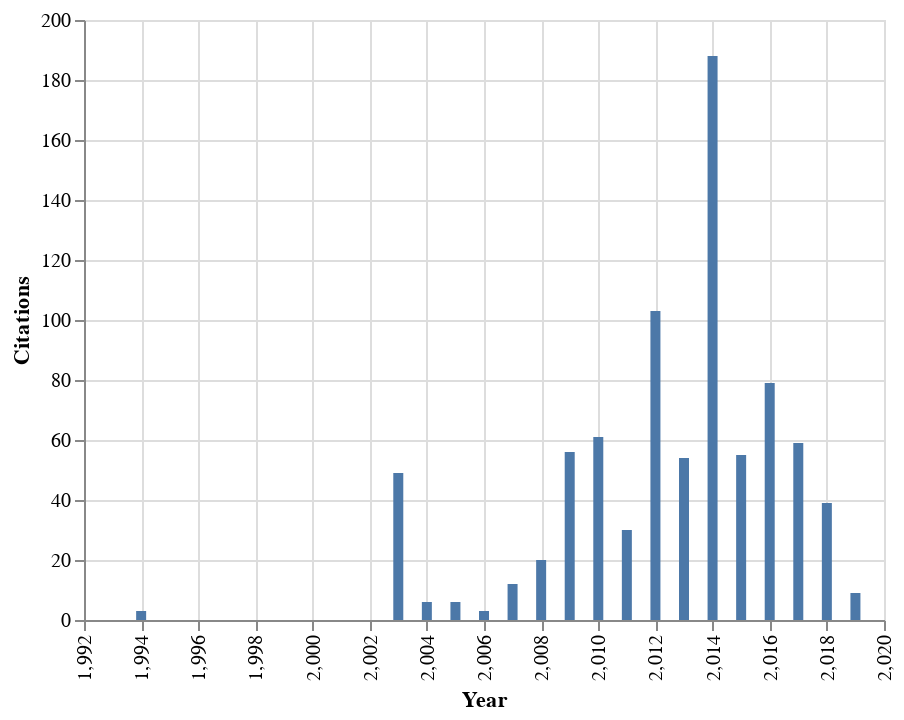

The code cell stored with this chart in its notebook:
### Code cell
citationsByYear(records, plot=True)

### Figure 1 — Vega-Lite specification as saved in the notebook (floating-point values rounded to 4 significant figures)
{"$schema": "https://vega.github.io/schema/vega-lite/v3.4.0.json", "config": {"mark": {"tooltip": null}, "view": {"height": 300, "width": 400}}, "data": {"name": "data-2e018ea9277a4b04b4be1a16aa416d7d"}, "datasets": {"data-2e018ea9277a4b04b4be1a16aa416d7d": [{"Citations": 3, "Year": 1994}, {"Citations": 0, "Year": 1995}, {"Citations": 0, "Year": 1996}, {"Citations": 0, "Year": 1997}, {"Citations": 0, "Year": 1998}, {"Citations": 0, "Year": 1999}, {"Citations": 0, "Year": 2000}, {"Citations": 0, "Year": 2001}, {"Citations": 0, "Year": 2002}, {"Citations": 49, "Year": 2003}, {"Citations": 6, "Year": 2004}, {"Citations": 6, "Year": 2005}, {"Citations": 3, "Year": 2006}, {"Citations": 12, "Year": 2007}, {"Citations": 20, "Year": 2008}, {"Citations": 56, "Year": 2009}, {"Citations": 61, "Year": 2010}, {"Citations": 30, "Year": 2011}, {"Citations": 103, "Year": 2012}, {"Citations": 54, "Year": 2013}, {"Citations": 188, "Year": 2014}, {"Citations": 55, "Year": 2015}, {"Citations": 79, "Year": 2016}, {"Citations": 59, "Year": 2017}, {"Citations": 39, "Year": 2018}, {"Citations": 9, "Year": 2019}]}, "encoding": {"x": {"axis": {"labelAngle": 270}, "field": "Year", "type": "quantitative"}, "y": {"field": "Citations", "type": "quantitative"}}, "mark": "bar"}
